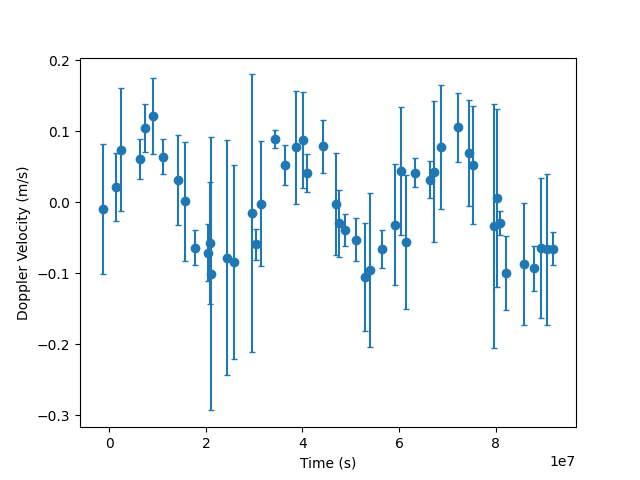

This figure's Python source:
import pandas as pd
import matplotlib.pyplot as plt
import numpy as np

df = pd.read_csv('sol.csv')
print(df.columns)
print(df)

fig, ax = plt.subplots()
x, y = df['Time'], df['Velocity']
ax.scatter(x, y)
plt.errorbar(x, y, yerr=df['Velocity error'], fmt='none', capsize=2)
ax.set_xlabel('Time (s)'); ax.set_ylabel('Doppler Velocity (m/s)')
plt.savefig('sol.png')

